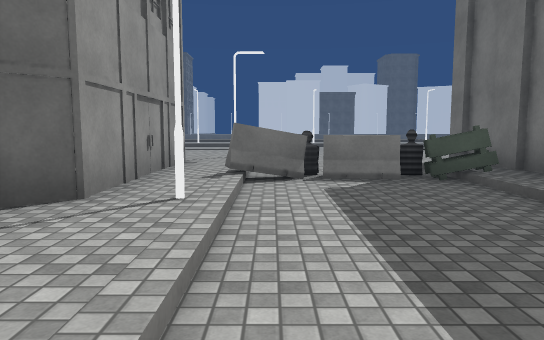
view 1 (above)

13 first-person views from a walk through a scene from a Unity 3-D project. The camera is 1.4 m above the floor, tilts 6° down and sees 70° across. The floor is counted in squares, 2 m on a side. Each view is taken from the middle of a square. On the plan, view 1 faces up. The plan holds only what a view shows up to about 11 squares ahead; the rest is blank. The place goes on beyond the plan. The player character is not drawn. Door leaves are left out, so doorways stand open. Some surface patterns are stand-ins.

view 2
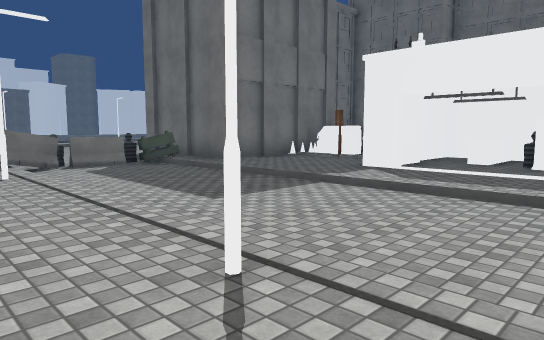

view 3
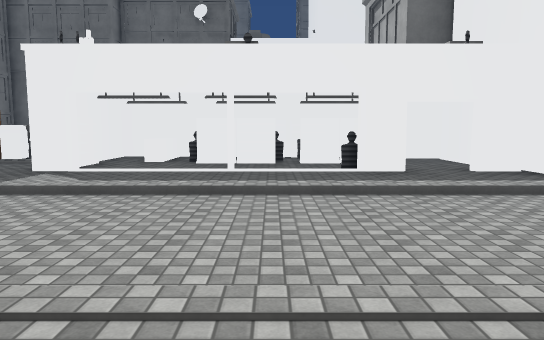

view 4
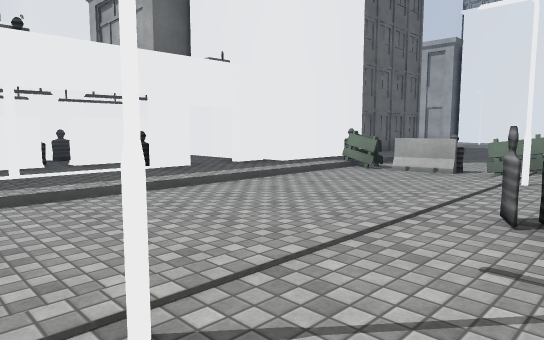

view 5
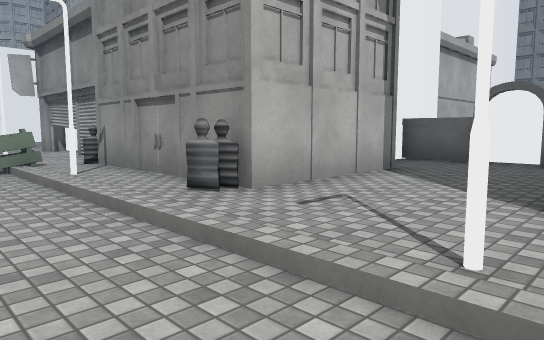

view 6
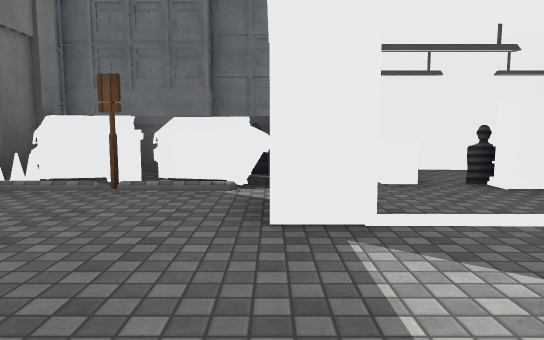

view 7
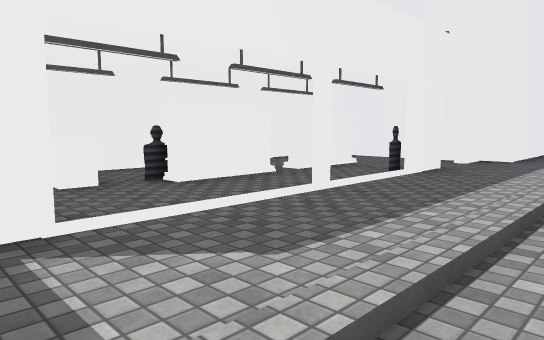

view 8
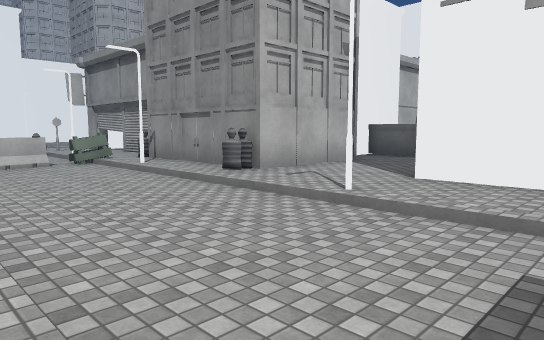

view 9
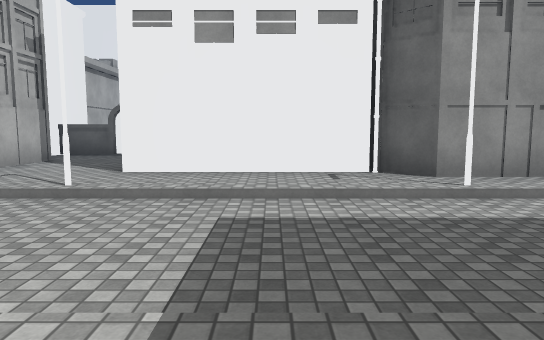

view 10
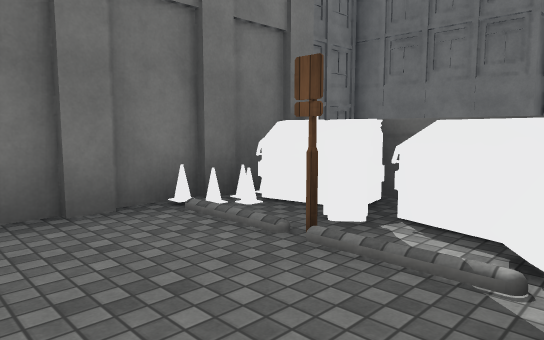

view 11
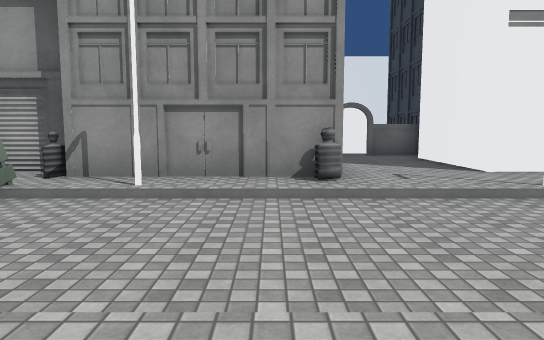

view 12
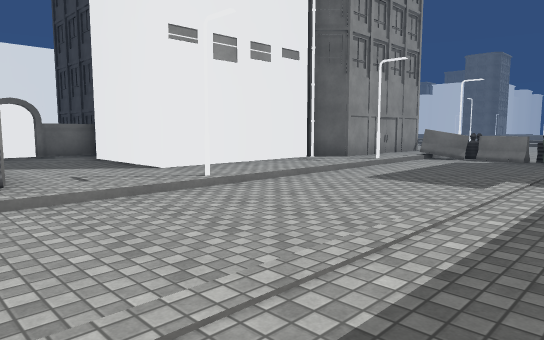

view 13
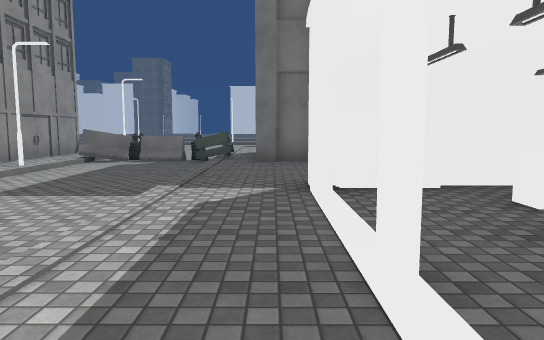

### Floor plan
Key: @ floor where view 1 was taken; # wall or solid block; . main floor; - floor 0.25 m lower than the main floor; / step, stairs or slope; D open door; L lantern; B building; C block; N cone; S sign; U dumpster; H shelf; G gate; I bin; P pipe; O other object.
Columns run from 7 left of view 1 to 11 right of it. Each row starts with its distance up from view 1.
 10      ..
  9      .L
  8      ..   .B
  7      #.---.#
  6      #.CCC.#    BB
  5      #.C-####
  4     ##.---...N #
  3     #PL---...SU#
  2      ..---....U#
  1      ..---..HIO#
  0      ..@--.....#
 -1 # B##..---...O.#
 -2 #.....L---...H.#
 -3 G......---...HOH
 -4 #..BBOO---..OHOH
 -5 ##   B.---..#H.#
 -6      B.---..D..# BB
 -7      BL-O-..#.B#
 -8      O/#C#O##

Positions as (right, up) in squares from view 1, and headings:
1: (0, 0), facing up
2: (-2, -3), facing up-right
3: (-2, -3), facing right
4: (-2, -1), facing down-right
5: (1, -1), facing down-left
6: (2, 1), facing right
7: (2, 1), facing down-right
8: (3, 1), facing down-left
9: (4, 1), facing left
10: (4, 1), facing up-right
11: (4, -5), facing left
12: (4, -5), facing up-left
13: (4, -4), facing up
